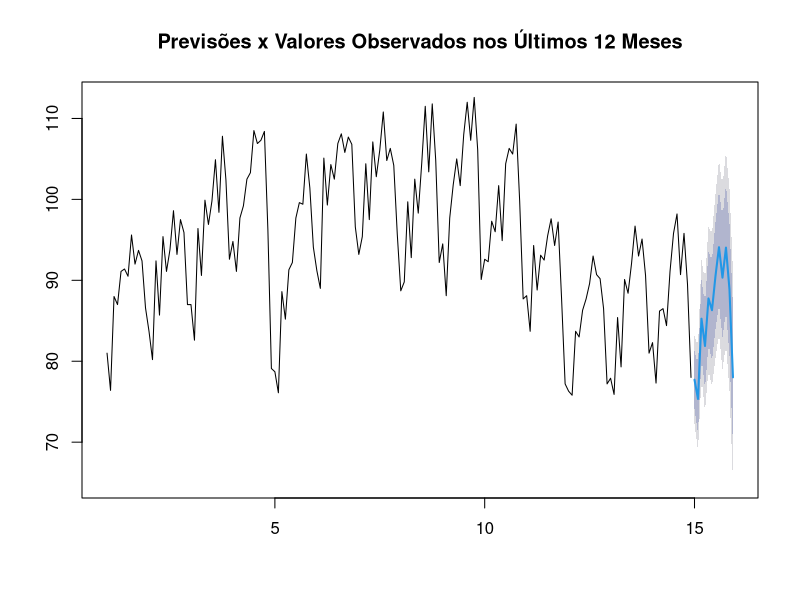

Generate this figure with R:
install.packages("forecast")
install.packages("readxl")
install.packages('openxlsx')

library(forecast)
library(readxl)
library(openxlsx)


dados <- read_excel('pim.xlsx')

dados$Month <- as.Date(dados$Month)
dados <- dados[order(dados$Month),]

head(dados)
tail(dados)

serie <- ts(dados$Value, start = c(2005,1), end = c(2019, 12), frequency = 12)


treino <- window(serie, end = c(2018,12))
treino <- ts(treino, frequency = 12)
validacao <- window(serie, start = c(2019, 1))

fit <- hw(treino, h=12)

summary(fit)

plot(fit,main= "Previsões x Valores Observados nos Últimos 12 Meses")

lines(validacao,lty=3)